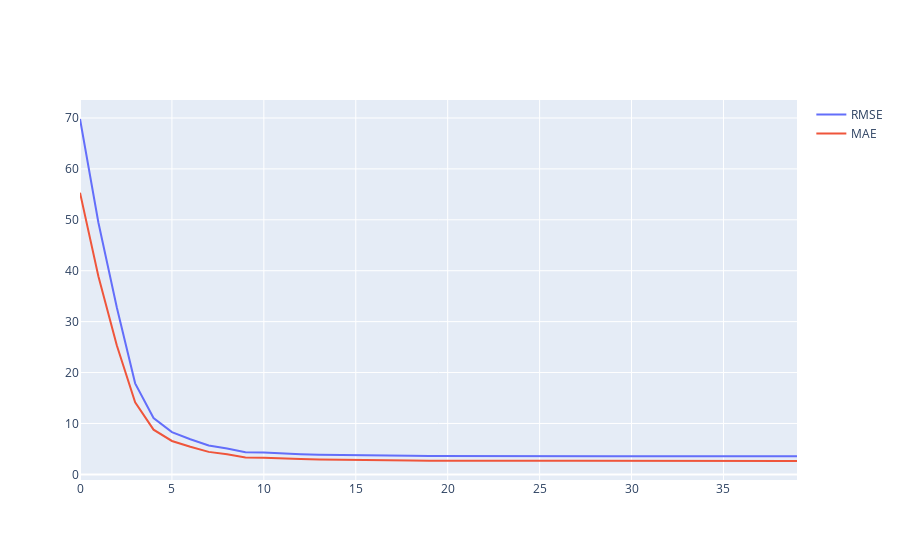

The notebook cell saved with this chart:
### Code cell
# plotting RMSE and MSE over epochs during training
fig = go.Figure()
fig.add_trace(go.Scatter(x=metrics_fit['epoch'], y=metrics_fit['RMSE'], mode='lines', name='RMSE'))
fig.add_trace(go.Scatter(x=metrics_fit['epoch'], y=metrics_fit['MAE'], mode='lines', name='MAE'))
fig.show()

### Figure 1 — Plotly figure (JSON) as saved in the notebook; plotly's stock layout.template omitted (floating-point values rounded to 4 significant figures)
{"data": [{"mode": "lines", "name": "RMSE", "type": "scatter", "x": [0, 1, 2, 3, 4, 5, 6, 7, 8, 9, 10, 11, 12, 13, 14, 15, 16, 17, 18, 19, 20, 21, 22, 23, 24, 25, 26, 27, 28, 29, 30, 31, 32, 33, 34, 35, 36, 37, 38, 39], "y": [69.8, 49.48, 32.82, 17.88, 11.08, 8.299, 6.903, 5.684, 5.107, 4.34, 4.288, 4.057, 3.969, 3.849, 3.787, 3.719, 3.7, 3.662, 3.647, 3.623, 3.634, 3.598, 3.583, 3.588, 3.574, 3.573, 3.594, 3.589, 3.58, 3.582, 3.563, 3.568, 3.559, 3.57, 3.553, 3.55, 3.564, 3.563, 3.551, 3.579]}, {"mode": "lines", "name": "MAE", "type": "scatter", "x": [0, 1, 2, 3, 4, 5, 6, 7, 8, 9, 10, 11, 12, 13, 14, 15, 16, 17, 18, 19, 20, 21, 22, 23, 24, 25, 26, 27, 28, 29, 30, 31, 32, 33, 34, 35, 36, 37, 38, 39], "y": [55.33, 38.94, 25.37, 14.14, 8.787, 6.565, 5.443, 4.423, 3.956, 3.326, 3.279, 3.092, 3.003, 2.905, 2.845, 2.783, 2.76, 2.734, 2.711, 2.696, 2.711, 2.674, 2.664, 2.66, 2.654, 2.649, 2.659, 2.658, 2.656, 2.657, 2.643, 2.642, 2.635, 2.637, 2.633, 2.634, 2.639, 2.636, 2.632, 2.649]}], "layout": {}}
